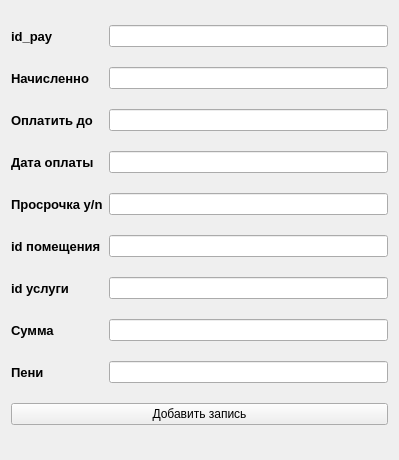
<?xml version="1.0" encoding="UTF-8"?>
<ui version="4.0">
 <class>add_record</class>
 <widget class="QWidget" name="add_record">
  <property name="geometry">
   <rect>
    <x>0</x>
    <y>0</y>
    <width>399</width>
    <height>460</height>
   </rect>
  </property>
  <property name="windowTitle">
   <string>Form</string>
  </property>
  <layout class="QGridLayout" name="gridLayout">
   <item row="5" column="1">
    <widget class="QLineEdit" name="fk_apartment_id"/>
   </item>
   <item row="1" column="1">
    <widget class="QLineEdit" name="actual_expence"/>
   </item>
   <item row="6" column="0">
    <widget class="QLabel" name="label_7">
     <property name="font">
      <font>
       <pointsize>10</pointsize>
       <bold>true</bold>
      </font>
     </property>
     <property name="text">
      <string>id услуги</string>
     </property>
    </widget>
   </item>
   <item row="1" column="0">
    <widget class="QLabel" name="label_2">
     <property name="font">
      <font>
       <pointsize>10</pointsize>
       <bold>true</bold>
      </font>
     </property>
     <property name="text">
      <string>Начисленно</string>
     </property>
    </widget>
   </item>
   <item row="3" column="1">
    <widget class="QLineEdit" name="pay_date"/>
   </item>
   <item row="6" column="1">
    <widget class="QLineEdit" name="fk_id_service"/>
   </item>
   <item row="0" column="1">
    <widget class="QLineEdit" name="id_pay"/>
   </item>
   <item row="7" column="1">
    <widget class="QLineEdit" name="sum"/>
   </item>
   <item row="2" column="1">
    <widget class="QLineEdit" name="pay_deadline"/>
   </item>
   <item row="4" column="1">
    <widget class="QLineEdit" name="delay"/>
   </item>
   <item row="7" column="0">
    <widget class="QLabel" name="label_8">
     <property name="font">
      <font>
       <pointsize>10</pointsize>
       <bold>true</bold>
      </font>
     </property>
     <property name="text">
      <string>Сумма</string>
     </property>
    </widget>
   </item>
   <item row="8" column="1">
    <widget class="QLineEdit" name="fine"/>
   </item>
   <item row="4" column="0">
    <widget class="QLabel" name="label_5">
     <property name="font">
      <font>
       <pointsize>10</pointsize>
       <bold>true</bold>
      </font>
     </property>
     <property name="text">
      <string>Просрочка y/n</string>
     </property>
    </widget>
   </item>
   <item row="5" column="0">
    <widget class="QLabel" name="label_6">
     <property name="font">
      <font>
       <pointsize>10</pointsize>
       <bold>true</bold>
      </font>
     </property>
     <property name="text">
      <string>id помещения</string>
     </property>
    </widget>
   </item>
   <item row="0" column="0">
    <widget class="QLabel" name="label">
     <property name="font">
      <font>
       <pointsize>10</pointsize>
       <bold>true</bold>
      </font>
     </property>
     <property name="text">
      <string>id_pay</string>
     </property>
    </widget>
   </item>
   <item row="3" column="0">
    <widget class="QLabel" name="label_4">
     <property name="font">
      <font>
       <pointsize>10</pointsize>
       <bold>true</bold>
      </font>
     </property>
     <property name="text">
      <string>Дата оплаты</string>
     </property>
    </widget>
   </item>
   <item row="8" column="0">
    <widget class="QLabel" name="label_9">
     <property name="font">
      <font>
       <pointsize>10</pointsize>
       <bold>true</bold>
      </font>
     </property>
     <property name="text">
      <string>Пени</string>
     </property>
    </widget>
   </item>
   <item row="2" column="0">
    <widget class="QLabel" name="label_3">
     <property name="font">
      <font>
       <pointsize>10</pointsize>
       <bold>true</bold>
      </font>
     </property>
     <property name="text">
      <string>Оплатить до</string>
     </property>
    </widget>
   </item>
   <item row="9" column="0" colspan="2">
    <widget class="QPushButton" name="pushButton">
     <property name="text">
      <string>Добавить запись</string>
     </property>
    </widget>
   </item>
  </layout>
 </widget>
 <resources/>
 <connections/>
</ui>
